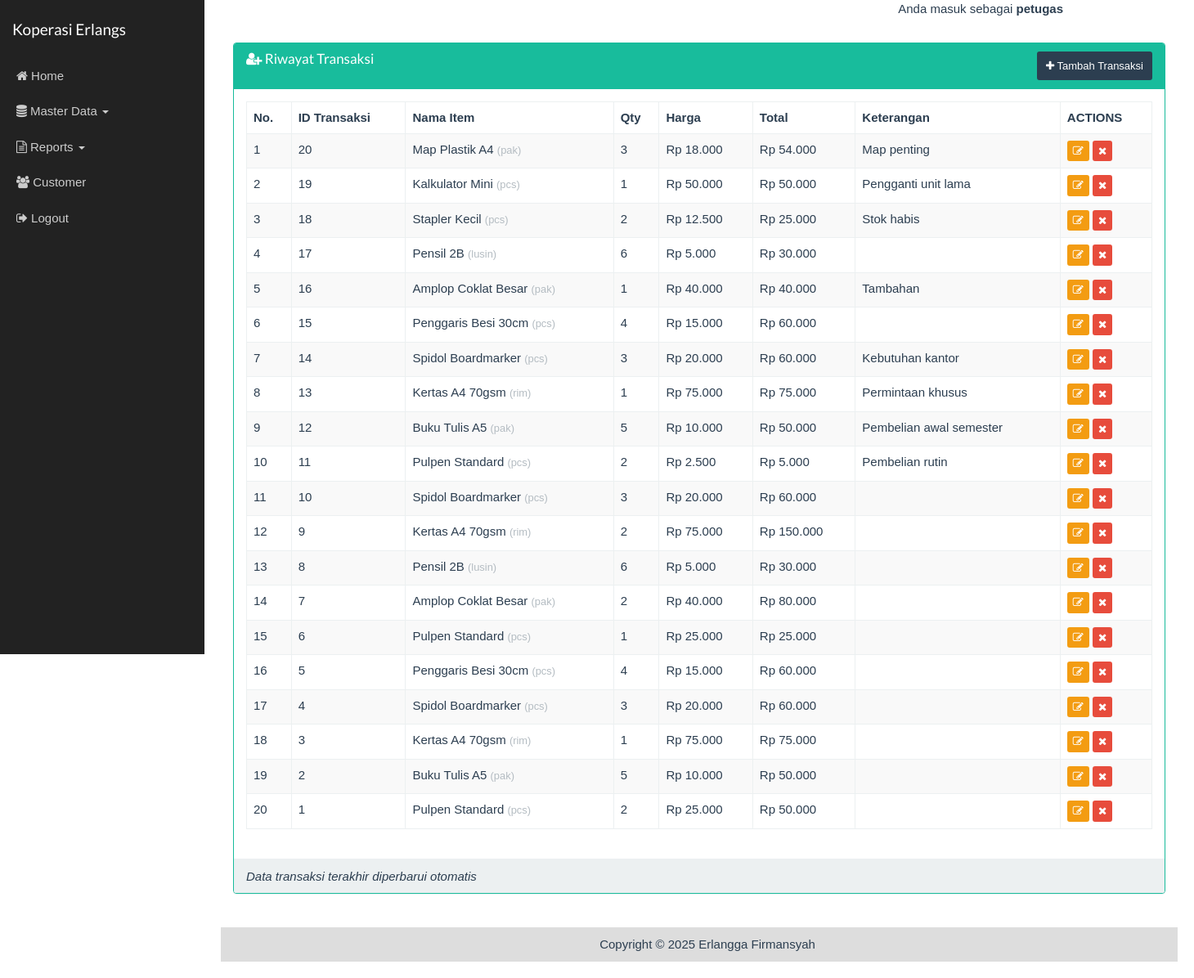
/index_admin.php?page=transaksi&actions=tampil (signed in), run on the app's committed database.
### tables this page shows
CREATE TABLE `transaction` (
  `id_transaction` int NOT NULL,
  `id_item` int DEFAULT NULL,
  `quantity` int DEFAULT NULL,
  `price` decimal(10,2) DEFAULT NULL,
  `amount` decimal(10,2) DEFAULT NULL,
  `session_id` varchar(100) DEFAULT NULL,
  `remark` text
);

CREATE TABLE `item` (
  `id_item` int NOT NULL,
  `nama_item` varchar(100) DEFAULT NULL,
  `uom` varchar(20) DEFAULT NULL,
  `harga_beli` decimal(10,2) DEFAULT NULL,
  `harga_jual` decimal(10,2) DEFAULT NULL
);

### views/transaksi_tampil.php (the view, shortened to what this page needs)
<div class="container">
    <div class="row">
        <div class="col-xs-12">
            <div class="panel panel-success">
                <div class="panel-heading clearfix">
                    <h3 class="panel-title pull-left">
                        <span class="fa fa-user-plus"></span> Riwayat Transaksi
                    </h3>
                    <a href="?page=transaksi&actions=tambah" class="btn btn-primary btn-sm pull-right">
                        <span class="fa fa-plus"></span> Tambah Transaksi
                    </a>
                </div>
                <div class="panel-body">
                    <table id="dtskripsi" class="table table-bordered table-striped table-hover">
                        <thead>
                            <tr>
                                <th>No.</th>
                                <th>ID Transaksi</th>
                                <th>Nama Item</th>
                                <th>Qty</th>
                                <th>Harga</th>
                                <th>Total</th>
                                <th>Keterangan</th>
                                <th>ACTIONS</th>
                            </tr>
                        </thead>
                        <tbody>
                            <?php
                            $sql = "SELECT t.*, i.nama_item, i.uom
                                    FROM transaction t
                                    LEFT JOIN item i ON t.id_item = i.id_item
                                    ORDER BY t.id_transaction DESC";
                            $query = mysqli_query($koneksi, $sql) or die("SQL Error: " . mysqli_error($koneksi));
                            $nomor = 0;
                            while ($data = mysqli_fetch_array($query)) {
                                $nomor++;
                                ?>
                                <tr>
                                    <td><?= $nomor ?></td>
                                    <td><?= $data['id_transaction'] ?></td>
                                    <td>
                                        <?= !empty($data['nama_item']) ? $data['nama_item'] : 'Item tidak ditemukan' ?>
                                        <?php if (!empty($data['uom'])): ?>
                                            <small class="text-muted">(<?= $data['uom'] ?>)</small>
                                        <?php endif; ?>
                                    </td>
                                    <td><?= $data['quantity'] ?></td>
                                    <td>Rp <?= number_format($data['price'], 0, ',', '.') ?></td>
                                    <td>Rp <?= number_format($data['amount'], 0, ',', '.') ?></td>
                                    <td><?= $data['remark'] ?></td>
                                    <td>
                                        <a href="?page=transaksi&actions=edit&id=<?= $data['id_transaction'] ?>" class="btn btn-warning btn-xs">
                                            <span class="fa fa-edit"></span>
                                        </a>
                                        <a href="?page=transaksi&actions=delete&id=<?= $data['id_transaction'] ?>" class="btn btn-danger btn-xs" onclick="return confirm('Yakin hapus transaksi ini?')">
                                            <span class="fa fa-remove"></span>
                                        </a>
                                    </td>
                                </tr>
                                <?php
                            }
                            ?>
                        </tbody>
                    </table>
                </div>
                <div class="panel-footer">
                    <i>Data transaksi terakhir diperbarui otomatis</i>
                </div>
            </div>
        </div>
    </div>
</div>

### index_admin.php (style rules this page uses)
body { margin: 0; padding: 0; font-family: Arial, sans-serif; }

### data on the page
transaction: id_transaction "20", id_item.nama_item "Map Plastik A4", id_item.uom "pak", quantity "3", price "18.000", amount "54.000", remark "Map penting"
transaction: id_transaction "19", id_item.nama_item "Kalkulator Mini", id_item.uom "pcs", quantity "1", price "50.000", amount "50.000", remark "Pengganti unit lama"
transaction: id_transaction "18", id_item.nama_item "Stapler Kecil", id_item.uom "pcs", quantity "2", price "12.500", amount "25.000", remark "Stok habis"
transaction: id_transaction "17", id_item.nama_item "Pensil 2B", id_item.uom "lusin", quantity "6", price "5.000", amount "30.000"
transaction: id_transaction "16", id_item.nama_item "Amplop Coklat Besar", id_item.uom "pak", quantity "1", price "40.000", amount "40.000", remark "Tambahan"
transaction: id_transaction "15", id_item.nama_item "Penggaris Besi 30cm", id_item.uom "pcs", quantity "4", price "15.000", amount "60.000"
transaction: id_transaction "14", id_item.nama_item "Spidol Boardmarker", id_item.uom "pcs", quantity "3", price "20.000", amount "60.000", remark "Kebutuhan kantor"
transaction: id_transaction "13", id_item.nama_item "Kertas A4 70gsm", id_item.uom "rim", quantity "1", price "75.000", amount "75.000", remark "Permintaan khusus"
transaction: id_transaction "12", id_item.nama_item "Buku Tulis A5", id_item.uom "pak", quantity "5", price "10.000", amount "50.000", remark "Pembelian awal semester"
transaction: id_transaction "11", id_item.nama_item "Pulpen Standard", id_item.uom "pcs", quantity "2", price "2.500", amount "5.000", remark "Pembelian rutin"
transaction: id_transaction "10", id_item.nama_item "Spidol Boardmarker", id_item.uom "pcs", quantity "3", price "20.000", amount "60.000"
transaction: id_transaction "9", id_item.nama_item "Kertas A4 70gsm", id_item.uom "rim", quantity "2", price "75.000", amount "150.000"
transaction: id_transaction "8", id_item.nama_item "Pensil 2B", id_item.uom "lusin", quantity "6", price "5.000", amount "30.000"
transaction: id_transaction "7", id_item.nama_item "Amplop Coklat Besar", id_item.uom "pak", quantity "2", price "40.000", amount "80.000"
transaction: id_transaction "6", id_item.nama_item "Pulpen Standard", id_item.uom "pcs", quantity "1", price "25.000", amount "25.000"
transaction: id_transaction "5", id_item.nama_item "Penggaris Besi 30cm", id_item.uom "pcs", quantity "4", price "15.000", amount "60.000"
transaction: id_transaction "4", id_item.nama_item "Spidol Boardmarker", id_item.uom "pcs", quantity "3", price "20.000", amount "60.000"
transaction: id_transaction "3", id_item.nama_item "Kertas A4 70gsm", id_item.uom "rim", quantity "1", price "75.000", amount "75.000"
transaction: id_transaction "2", id_item.nama_item "Buku Tulis A5", id_item.uom "pak", quantity "5", price "10.000", amount "50.000"
transaction: id_transaction "1", id_item.nama_item "Pulpen Standard", id_item.uom "pcs", quantity "2", price "25.000", amount "50.000"

### other printed values
$_SESSION['username'] "petugas"
